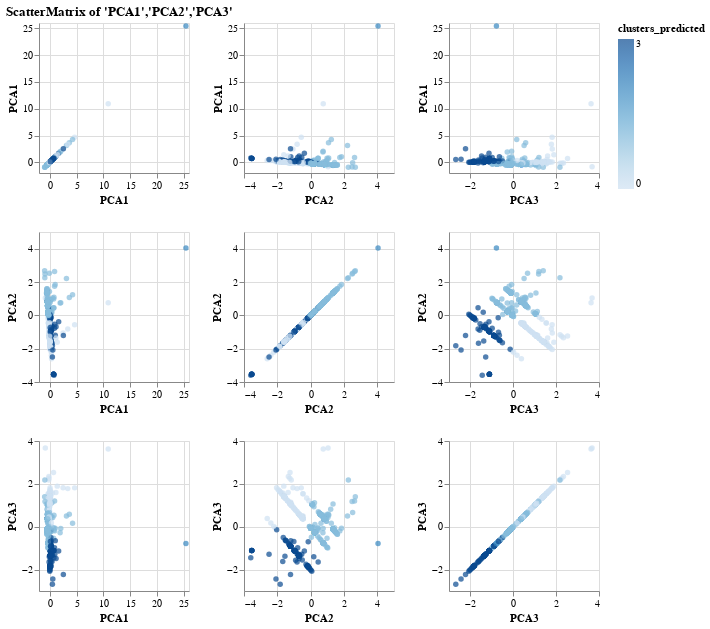

Write notebook code for a chart like this one.
### Code cell
#Use the altair scatter plot to visualize the clusters. Since this is a 2D-Scatter, use x="PC 1" and y="PC 2" for the axes, 
#and add the following columns as tool tips: "CoinName", "Algorithm", "TotalCoinsMined", "TotalCoinSupply".

alt.Chart(crypto_df_predictions).mark_circle().encode(
    alt.X(alt.repeat("column"), type='quantitative', scale=alt.Scale(zero=False)),
    alt.Y(alt.repeat("row"), type='quantitative', scale=alt.Scale(zero=False)),
     color="clusters_predicted",
    tooltip=['Algorithm','TotalCoinsMined','TotalCoinSupply','CoinName']
).properties(
    width=150,
    height=150,
).repeat(
    row=["PCA1","PCA2","PCA3"],
    column=["PCA1","PCA2","PCA3"]
).properties(
    title="ScatterMatrix of 'PCA1','PCA2','PCA3'"
).interactive()

### Figure 1 — Vega-Lite specification as saved in the notebook (floating-point values rounded to 4 significant figures; data arrays with more than 128 entries replaced by an {"elided": "..."} marker saying what was removed)
{"config": {"view": {"continuousWidth": 400, "continuousHeight": 300}}, "repeat": {"column": ["PCA1", "PCA2", "PCA3"], "row": ["PCA1", "PCA2", "PCA3"]}, "spec": {"data": {"name": "data-e002f320e21628969b80da95b8dea471"}, "mark": "circle", "encoding": {"color": {"type": "quantitative", "field": "clusters_predicted"}, "tooltip": [{"type": "nominal", "field": "Algorithm"}, {"type": "quantitative", "field": "TotalCoinsMined"}, {"type": "quantitative", "field": "TotalCoinSupply"}, {"type": "nominal", "field": "CoinName"}], "x": {"type": "quantitative", "field": {"repeat": "column"}, "scale": {"zero": false}}, "y": {"type": "quantitative", "field": {"repeat": "row"}, "scale": {"zero": false}}}, "height": 150, "selection": {"selector013": {"type": "interval", "bind": "scales", "encodings": ["x", "y"]}}, "width": 150}, "title": "ScatterMatrix of 'PCA1','PCA2','PCA3'", "$schema": "https://vega.github.io/schema/vega-lite/v4.8.1.json", "datasets": {"data-e002f320e21628969b80da95b8dea471": {"elided": "532 records"}}}
